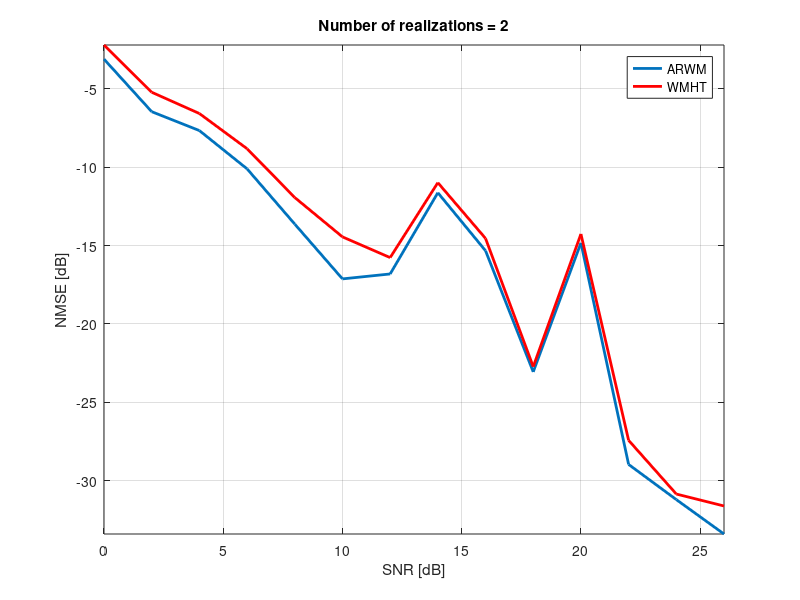

Source code (MATLAB):
%-----------------------------------------------------------------------
% Routine for plotting Figure 2(b)
% Author:   Juan Marcos Ramirez Rondon
% Date  :   June, 2017
%
% Ramirez, J. M., & Paredes, J. L. (2014). Robust Sparse Signal Recovery
% Based on Weighted Median Operator. IEEE International Conference on
% Acoustic, Speech, and Signal Processing (ICASSP 2014). pp 1050-1054.
%-----------------------------------------------------------------------
close all;
clear all;

gsim_data = load('nmse_vs_snr_econtaminated.dat');
gpar_data = load('nmse_vs_snr_econtaminated_parameters.dat');

plot(gsim_data(:,1), gsim_data(:,2), 'LineWidth',2);
hold on;
plot(gsim_data(:,1), gsim_data(:,3), 'r','LineWidth',2);
axis('tight'); grid on;
legend('ARWM','WMHT');
xlabel('SNR [dB]');
ylabel('NMSE [dB]');
title(['Number of realizations = ' num2str(gpar_data(3))]);